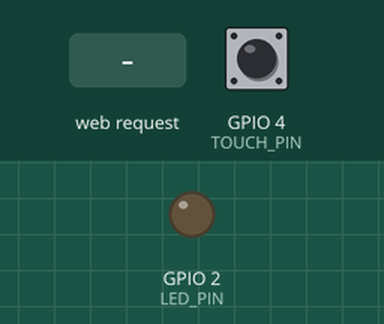
Recording of a sketch running on a simulated ESP32. On the bench: output pins drawn as LEDs (lit = HIGH). Dashed ring = blinking. Inputs (shaded band) come from the test bench; at power-on: GPIO 4 (TOUCH_PIN) HIGH. WiFi joins after 1.5 s; servers stay silent unless stated; what the sketch prints to the serial monitor is not drawn.

Above: at 2.7 s.
2.8 s: HTTP request GET /arm received
At 5.7 s:
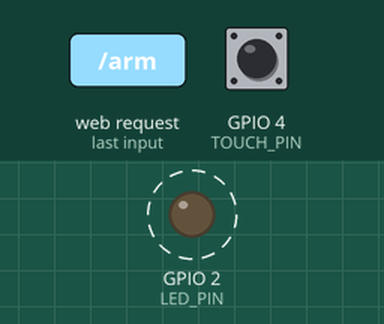
5.8 s: HTTP request GET /disarm received
At 6.6 s:
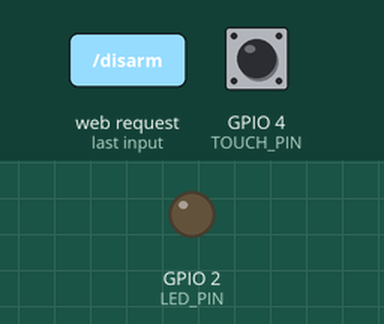
Timing chart, 0 to 8.8 s (numbered marks = the images above; inputs shaded):
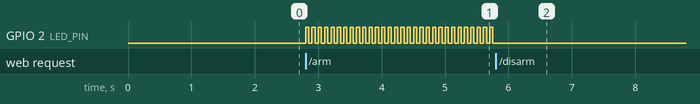

The sketch:

lab11.ino
```cpp
#include <WiFi.h>

#define LED_PIN      2
#define TOUCH_PIN    T0

bool isArmed = false;
bool isAlarming = false;

const char* ssid = "heyheyhey";
const char* password = "newbee666666";

WiFiServer server(80);

const char index_html[] PROGMEM = R"rawliteral(
<!DOCTYPE HTML>
<html>
<head>
  <meta name="viewport" content="width=device-width, initial-scale=1">
  <title>ESP32 安防报警器</title>
  <style>
    body { text-align:center;font-family:Arial; }
    .btn { padding:15px 30px;font-size:20px;margin:10px;border:none;border-radius:5px;color:white; }
    .arm { background-color:#2196F3; }
    .disarm { background-color:#f44336; }
    .status { margin:20px;font-size:24px; }
  </style>
</head>
<body>
  <h1>ESP32 物联网安防系统</h1>
  <div class="status">状态：%STATUS%</div>
  <button class="btn arm" onclick="window.location.href='/arm'">布防(Arm)</button>
  <button class="btn disarm" onclick="window.location.href='/disarm'">撤防(Disarm)</button>
</body>
</html>
)rawliteral";

void handleClient(WiFiClient client) {
  if (!client || !client.connected()) return;

  String req = client.readStringUntil('\r');
  client.flush();

  String statusText;
  if (isAlarming) statusText = "🔴 报警中";
  else if (isArmed) statusText = "🟢 已布防";
  else statusText = "⚪ 已撤防";

  String resp = index_html;
  resp.replace("%STATUS%", statusText);

  if (req.indexOf("/arm") != -1) {
    isArmed = true;
    isAlarming = false;
    Serial.println("已布防");
  }
  if (req.indexOf("/disarm") != -1) {
    isArmed = false;
    isAlarming = false;
    Serial.println("已撤防");
  }

  client.println("HTTP/1.1 200 OK");
  client.println("Content-Type: text/html; charset=utf-8");
  client.println("Connection: close");
  client.println();
  client.print(resp);
  client.stop();
}

void setup() {
  Serial.begin(115200);
  pinMode(LED_PIN, OUTPUT);
  digitalWrite(LED_PIN, LOW);

  WiFi.begin(ssid, password);
  while (WiFi.status() != WL_CONNECTED) { delay(500); Serial.print("."); }
  Serial.println("\nWiFi已连接 IP: " + WiFi.localIP().toString());

  server.begin();
  Serial.println("===== 系统启动完成 =====");
}

void loop() {
  WiFiClient client = server.available();
  if (client) handleClient(client);

  // 触摸读取（关键！）
  uint16_t t = touchRead(TOUCH_PIN);

  // 你触摸后是 170~190，所以 <500 必触发
  if (isArmed && !isAlarming && t < 500) {
    isAlarming = true;
    Serial.println("触摸触发！报警开始！");
  }

  // 报警闪烁
  if (isAlarming) {
    digitalWrite(LED_PIN, HIGH);
    delay(50);
    digitalWrite(LED_PIN, LOW);
    delay(50);
  } else {
    digitalWrite(LED_PIN, LOW);
  }
}
```

Measured:
- after the input at 2.8 s, GPIO 2 (LED_PIN): alternates HIGH for 0.05 s and LOW for 0.05 s, starting at once
- after the input at 5.8 s, GPIO 2 (LED_PIN): stops changing and stays LOW
